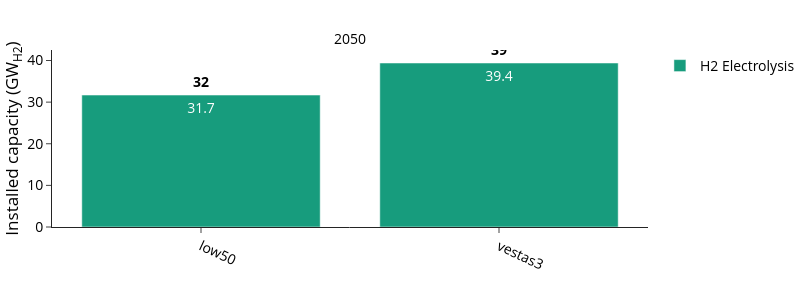

Write notebook code for a chart like this one.
### Markdown cell above
### Hydrogen Installed Capacity

### Code cell
plot_config['chart_config'] = yaml_config['charts']['hydrogen_capacity']

fig, df = plot_capacity(
    carrier="H2",
    capacity_dict=optimal_capacity_dict,
    config=plot_config,
    rename_function=rename_h2,
    save_dir=SDIR
)

fig.show()

### Figure 1 — Plotly figure (JSON) as saved in the notebook; plotly's stock layout.template omitted (floating-point values rounded to 4 significant figures)
{"data": [{"hovertemplate": "<b>%{fullData.name}</b><br>Scenario: %{x}<br>Value: %{y:.2f}<extra></extra>", "legendgroup": "H2 Electrolysis", "marker": {"color": "#179c7d", "pattern": {"shape": ""}}, "name": "H2 Electrolysis", "orientation": "v", "showlegend": true, "text": [31.7, 39.4], "textangle": 0, "textposition": "inside", "texttemplate": "%{y:.1f}", "type": "bar", "x": ["low50", "vestas3"], "xaxis": "x", "y": [31.7, 39.4], "yaxis": "y"}, {"hoverinfo": "skip", "mode": "text", "showlegend": false, "text": ["32", "39"], "textfont": {"color": "black", "size": 14, "weight": "bold"}, "textposition": "top center", "type": "scatter", "x": ["low50", "vestas3"], "xaxis": "x", "y": [32.7, 40.4], "yaxis": "y"}], "layout": {"annotations": [{"font": {}, "showarrow": false, "text": "2050", "x": 0.5, "xanchor": "center", "xref": "paper", "y": 1, "yanchor": "bottom", "yref": "paper"}], "barmode": "relative", "height": 300, "legend": {"title": {"text": ""}, "tracegroupgap": 0, "traceorder": "normal"}, "width": 800, "xaxis": {"anchor": "y", "categoryarray": [], "categoryorder": "array", "domain": [0, 1], "tickangle": 25, "title": {"text": ""}}, "yaxis": {"anchor": "x", "domain": [0, 1], "title": {"text": "Installed capacity (GW<sub>H2</sub>)"}}}}
